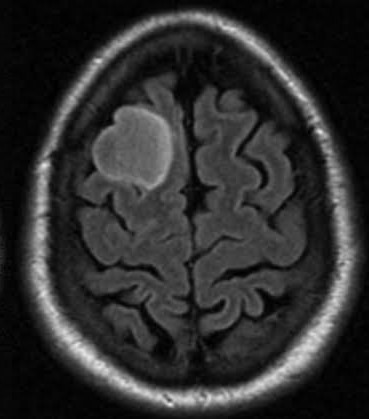
#> input picture data/Testing/glioma_tumor/image(100).jpg, 369 x 419 px; its folder holds only this picture in this run
$ python load_data.py
#> lines starting #> are read from the running program, lines starting #| are printed output that depends on the picture
"""
Loads brain MRI images from the Kaggle dataset folders and converts them
into numpy arrays that we can feed into a scikit-learn model.
"""

import os
from pathlib import Path

import numpy as np
from PIL import Image

# Map each folder name (class) to a numeric label
CLASS_MAP = {
    "glioma_tumor": 0,
    "meningioma_tumor": 1,
    "pituitary_tumor": 2,
}

# All images will be resized to this size (width, height)
IMG_SIZE = (64, 64)


def _load_single_image(img_path: Path) -> np.ndarray:
    """
    Load a single image, convert it to grayscale, resize and flatten it.

    Returns a 1D numpy array of shape (64*64,) with values in [0,1].
    """
    img = Image.open(img_path).convert("L")  #greyscale
    img = img.resize(IMG_SIZE)
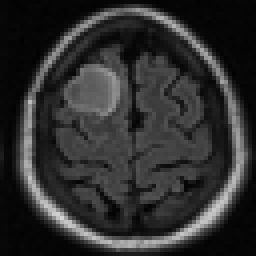
#> img: PIL image 64x64 L (shown 4 times larger); min 2, max 214, mean 46.5
    # normalize to [0,1]
    arr = np.array(img, dtype=np.float32) / 255.0
    return arr.flatten()


def load_dataset(root_dir: str):
    """
    Load all images
"""
    root = Path(root_dir)
    X = []
    y = []

    for class_name, label in CLASS_MAP.items():
        class_dir = root / class_name
        if not class_dir.exists():
            print(f"[WARN] Folder not found: {class_dir} (skipping)")
            continue

        # Accept all image exceptions
        img_paths = []
        for ext in ("*.png", "*.jpg", "*.jpeg", "*.bmp"):
            img_paths.extend(class_dir.glob(ext))

        if not img_paths:
            print(f"[WARN] No images found in {class_dir}")
            continue

        for img_path in img_paths:
            try:
                feat = _load_single_image(img_path)
#> feat = 4096 values, max 0.839 at index 3471, min 0.00784 at index 49, mean 0.182
                X.append(feat)
                y.append(label)
            except Exception as e:
                print(f"[ERROR] Failed to load {img_path}: {e}")

    X = np.array(X)
    y = np.array(y)

    print(f"[INFO] Loaded {X.shape[0]} samples from {root_dir}")
#| [INFO] Loaded 1 samples from data/Training
    return X, y


def preprocess_single_image(image_path: str) -> np.ndarray:
    """
    Same preprocessing as training, but for one image.
    Used during prediction.

    Returns:
        X: numpy array of shape (1, n_features)
    """
    img_path = Path(image_path)
    feat = _load_single_image(img_path)
    return feat.reshape(1, -1)


if __name__ == "__main__":
    X_train, y_train = load_dataset("data/Training")
#> y_train = [0]
    print("Train X shape:", X_train.shape)
#| Train X shape: (1, 4096)
    print("Train y shape:", y_train.shape)
#| Train y shape: (1,)
